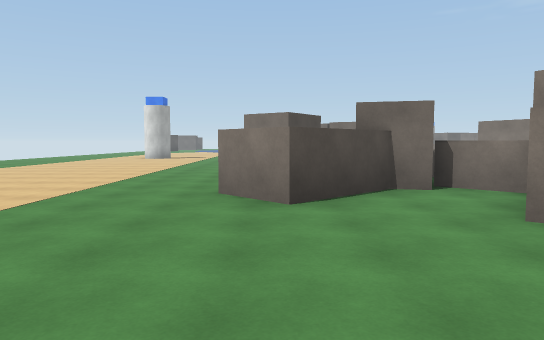
view 1 (above)

24 first-person views from a walk through a Unity game level. The camera is 1.5 m above the floor, tilts 4° down and sees 70° across. The floor is counted in squares, 2 m on a side. Each view is taken from the middle of a square. On the plan, view 1 faces up. The plan holds only what a view shows up to about 12 squares ahead; the rest is blank. The place goes on beyond the plan.

view 2
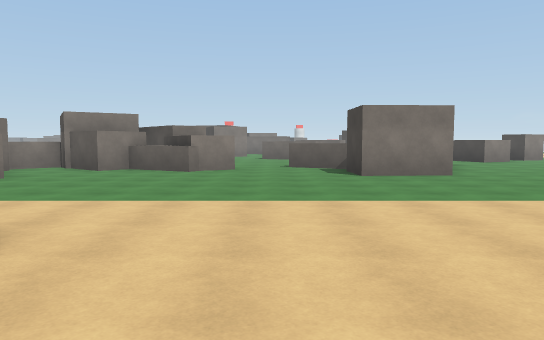

view 3
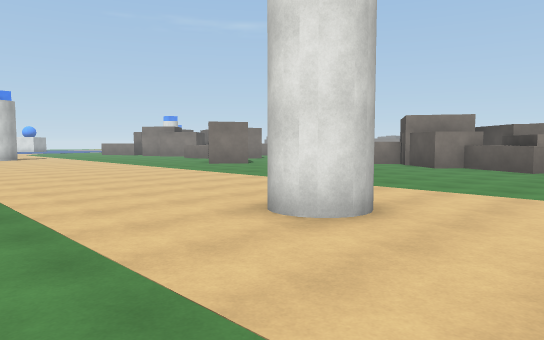

view 4
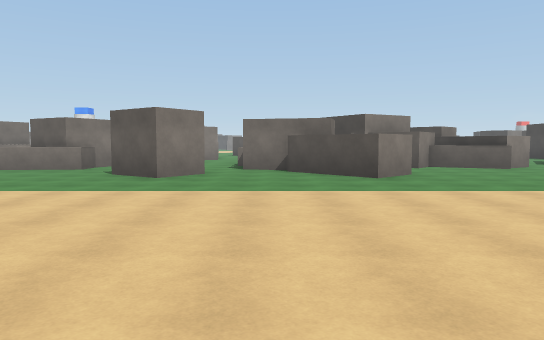

view 5
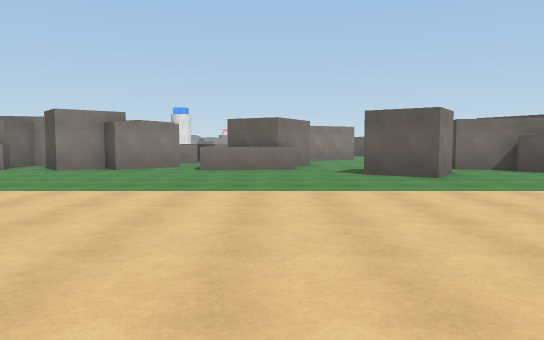

view 6
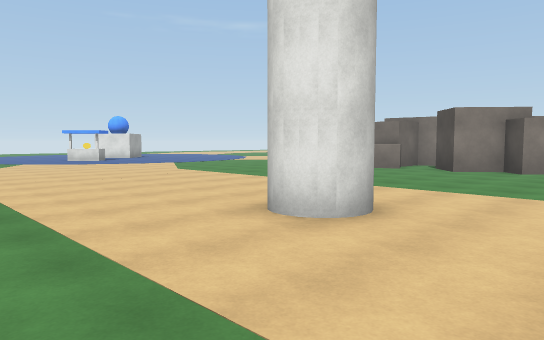

view 7
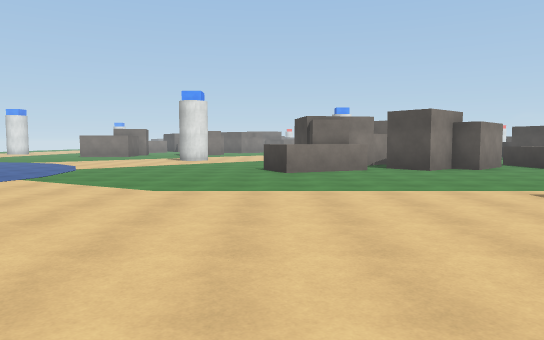

view 8
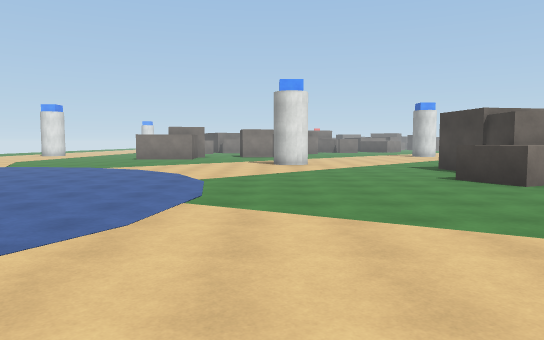

view 9
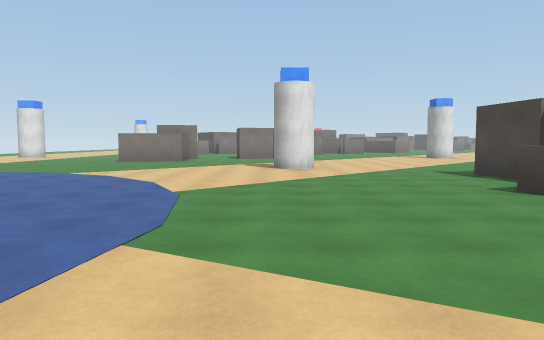

view 10
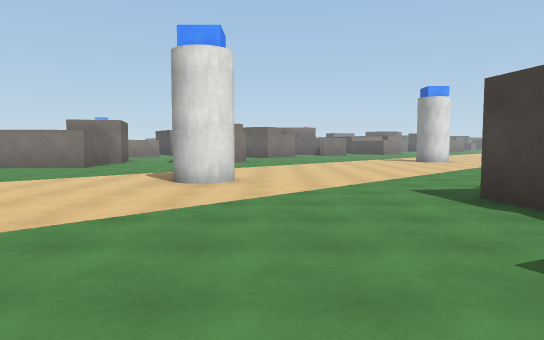

view 11
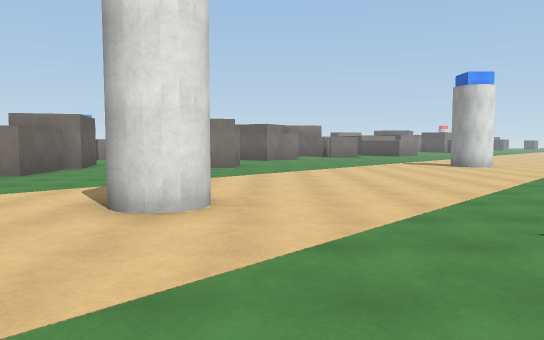

view 12
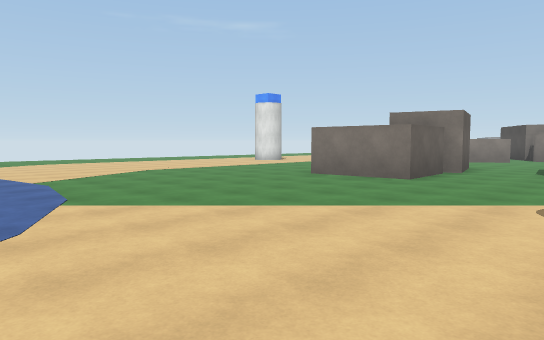

view 13
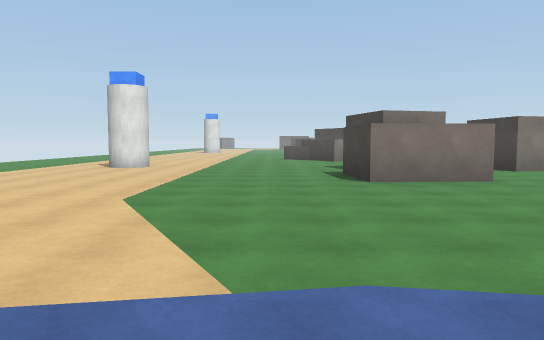

view 14
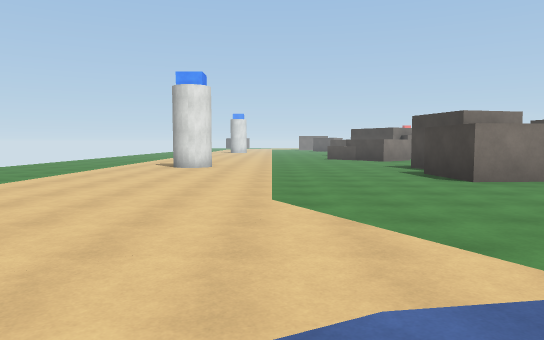

view 15
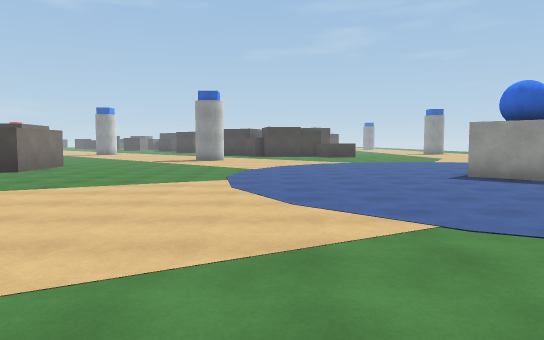

view 16
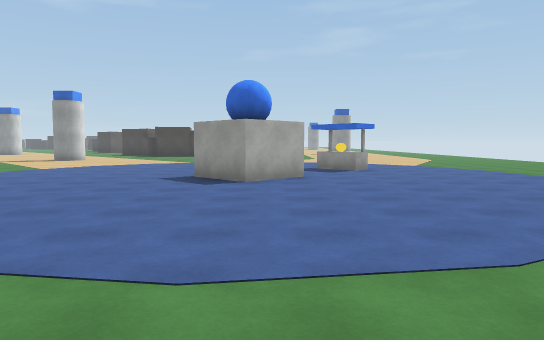

view 17
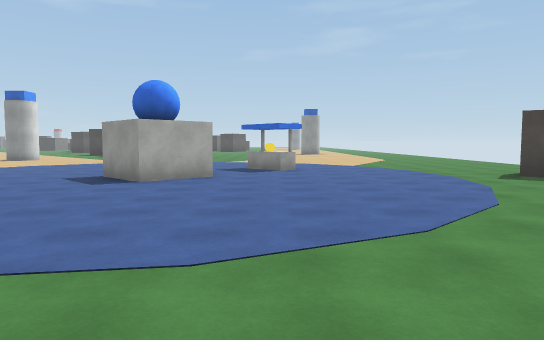

view 18
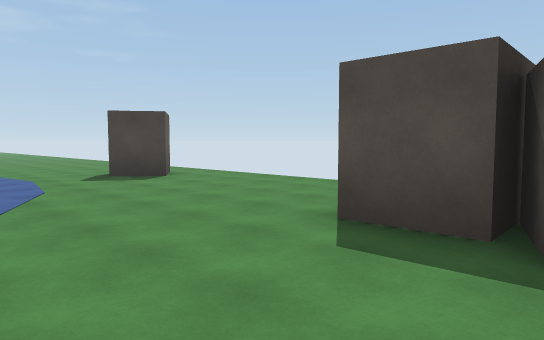

view 19
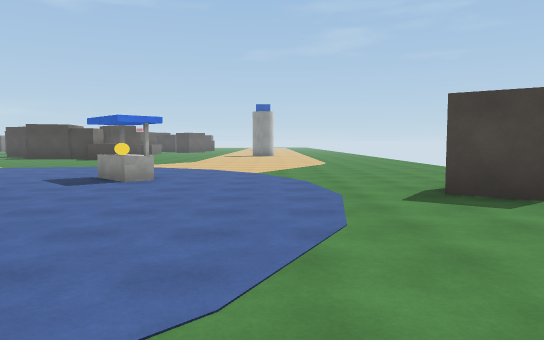

view 20
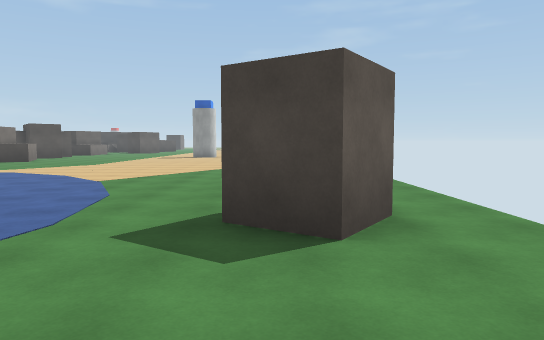

view 21
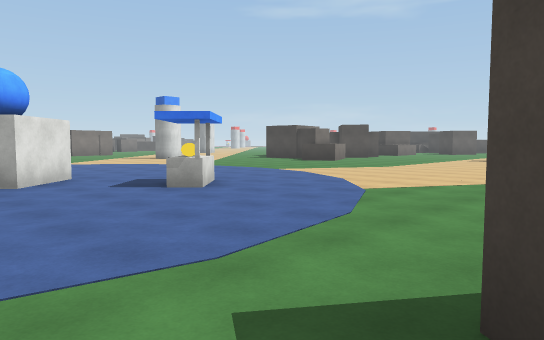

view 22
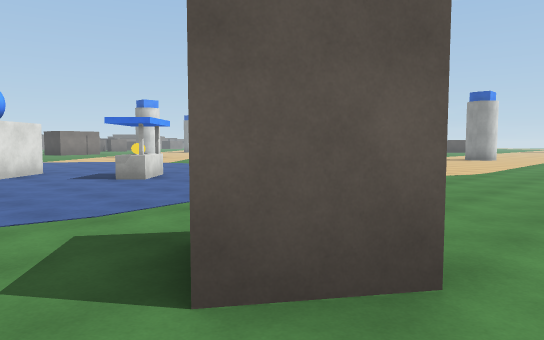

view 23
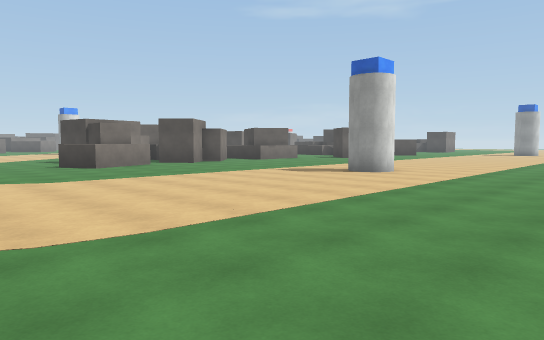

view 24
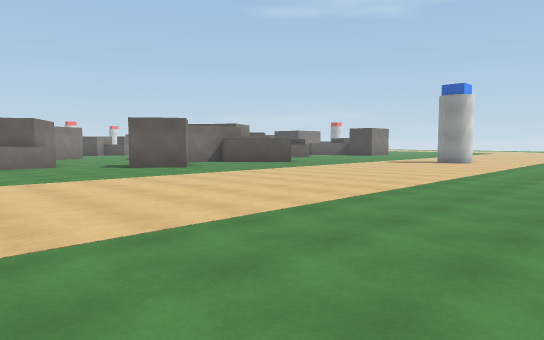

### Floor plan
Key: @ floor where view 1 was taken; # wall or solid block; . floor; ^ raised ledge; O other object.
Columns run from 11 left of view 1 to 16 right of it. Each row starts with its distance up from view 1.
 44   ##. . . .     .      .....
 43   #... .....   ...    ......
 42   #.......... ..... ........
 41  ............ .............#
 40 ...........................#
 39 ............................
 38 ............................
 37 ............................
 36 ..O.......OO................
 35 .OO.......OO................
 34 .......................##...
 33 ........O..............## ##
 32 .......................#####
 31  ...........................
 30 ............................
 29 ........................ .#
 28 . ...................    .#
 27  ..................#.......
 26 ...........................
 25 ...........................
 24  ............^.............
 23  ...........^^.##..........
 22  ............^##  .........
 21  ..............     .......
 20  ............##       ....#
 19   ...##......##         ...
 18   ...........##          ..
 17 . ............#
 16  ............^^
 15 .............^^
 14 .............^#
 13  ..............
 12  ..............
 11  ..........#
 10  ..........#...
  9  ..............^
  8   ...........#
  7   ..........####
  6   .........##..#
  5   .........#...#
  4   ............##
  3    ...........##
  2   ...##.......^##
  1   ............#
  0    ........@....
 -1   ..............
 -2     ...........^
 -3      .......##.^
 -4        .....###
 -5         ....#
 -6           ....
 -7            ...

Positions as (right, up) in squares from view 1, and headings:
1: (0, 0), facing up
2: (-8, -1), facing right
3: (-9, -1), facing up-right
4: (-9, 8), facing right
5: (-9, 14), facing right
6: (-9, 16), facing up-right
7: (-9, 24), facing right
8: (-6, 28), facing right
9: (-4, 28), facing right
10: (0, 26), facing right
11: (3, 26), facing right
12: (4, 28), facing up-right
13: (4, 36), facing right
14: (4, 38), facing right
15: (5, 44), facing down
16: (-1, 44), facing down
17: (-3, 44), facing down
18: (-5, 44), facing down-left
19: (-6, 41), facing down
20: (-9, 39), facing down
21: (-9, 37), facing down-right
22: (-11, 37), facing down-right
23: (-11, 28), facing down-right
24: (-11, 17), facing down-right
